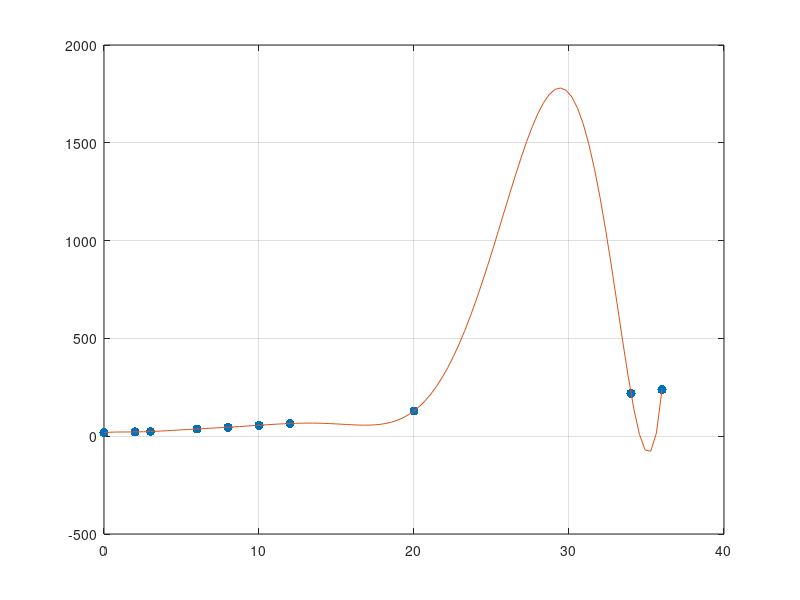

MATLAB code for this plot:

y=[18,22,24,37,46,56,65,129,220,237]

x=[0,2,3,6,8,10,12,20,34,36];
pol=polyfit(x,y,length(x)-1);  % coeficientes del polinomio
xx=linspace(min(x),max(x));
yy=polyval(pol,xx);
plot(x,y,'.','markersize',20)
grid on
hold on,plot(xx,yy)